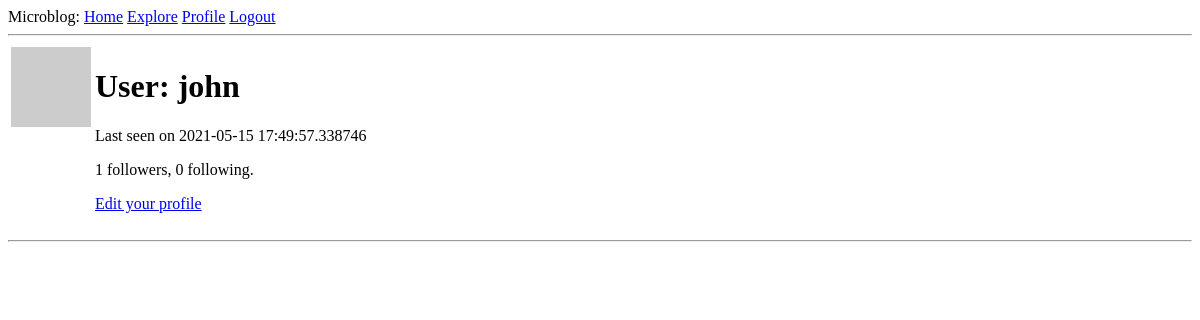
Page /user/john (signed in) on the earlier database version.
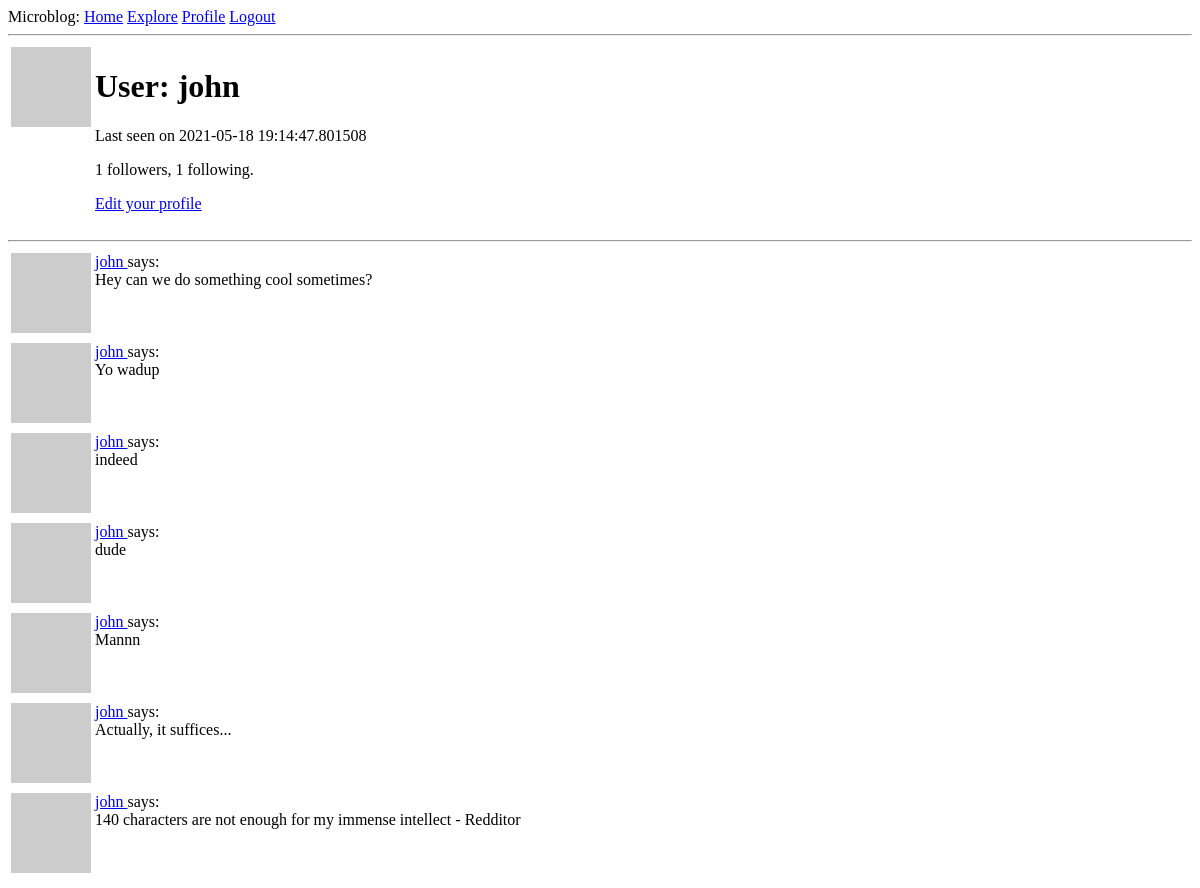
Same page on the later database version.
### app/models.py (models this page shows, shortened)
class User(UserMixin, db.Model):  # inheriting from multiple classes!
    id = db.Column(db.Integer, primary_key=True)
    username = db.Column(db.String(64), index=True, unique=True)
    email = db.Column(db.String(120), index=True, unique=True)
    password_hash = db.Column(db.String(128))
    posts = db.relationship('Post', backref='author', lazy='dynamic')
    about_me = db.Column(db.String(140))
    last_seen = db.Column(db.DateTime, default=datetime.utcnow)
    followed = db.relationship(
        'User', secondary=followers,
        primaryjoin=(followers.c.follower_id == id),
        secondaryjoin=(followers.c.followed_id == id),
        backref=db.backref('followers', lazy='dynamic'), lazy='dynamic')
    def avatar(self, size):
        digest = md5(self.email.lower().encode('utf-8')).hexdigest()
        return f"https://www.gravatar.com/avatar/{digest}?s={size}&r=pg&d=identicon"

class Post(db.Model):
    id = db.Column(db.Integer, primary_key=True)
    body = db.Column(db.String(140))
    timestamp = db.Column(db.DateTime, index=True, default=datetime.utcnow)
    user_id = db.Column(db.Integer, db.ForeignKey('user.id'))

### app/routes.py (the view)
@app.route('/user/<username>')
@login_required
def user(username):
    user = User.query.filter_by(username=username).first_or_404()
    page = request.args.get('page', 1, type=int)
    posts = user.posts.order_by(Post.timestamp.desc()).paginate(
        page, app.config['POSTS_PER_PAGE'], False)
    next_url = url_for('user', username=user.username, page=posts.next_num) if posts.has_next else None
    prev_url = url_for('user', username=user.username, page=posts.prev_num) if posts.has_prev else None
    form = EmptyForm()
    return render_template('user.html', user=user, posts=posts.items,
                           next_url=next_url, prev_url=prev_url, form=form)

### app/models.py (called while the page is built)
@login.user_loader
def load_user(id):
    return User.query.get(int(id))

### app/routes.py (called while the page is built)
@app.before_request
def before_request():
    if current_user.is_authenticated:
        current_user.last_seen = datetime.utcnow()
        db.session.commit()

### app/templates/user.html (shortened to what this page needs)
{% extends "base.html" %}
{% block content %}
    <table>
        <tr valign="top">
            <td><img src="{{ user.avatar(128) }}"></td>
            <td>
                <h1>User: {{ user.username }}</h1>
                {% if user.last_seen %}<p>Last seen on {{ user.last_seen }}</p>{% endif %}
                <p>{{ user.followers.count() }} followers, {{ user.followed.count() }} following.</p>
                {% if user == current_user %}
                    <p><a href="{{ url_for('edit_profile') }}">Edit your profile</a></p>
                {% endif %}
            </td>
        </tr>
    </table>
    <hr>
    {% for post in posts %}
        {% include '_post.html' %}
    {% endfor %}
{% endblock %}

### app/templates/_post.html
<table>
    <tr valign="top">
        <td><img src="{{ post.author.avatar(36) }}"></td>
        <td>
            <a href="{{ url_for('user', username=post.author.username) }}">
                {{ post.author.username }}
            </a>
            says:<br>{{ post.body }}
        </td>
    </tr>
</table>

Differences in the rows shown:
changed User "john": last_seen "2021-05-15 17:49:57.338746" → "2021-05-18 19:14:47.801508"
added Post: author.username "john", body "Hey can we do something cool sometimes?"
added Post: author.username "john", body "Yo wadup"
added Post: author.username "john", body "indeed"
added Post: author.username "john", body "dude"
added Post: author.username "john", body "Mannn"
added Post: author.username "john", body "Actually, it suffices..."
added Post: author.username "john", body "140 characters are not enough for my immense intellect - Redditor"
Other differences:
{{ user.followed.count() }}: "0" → "1"
